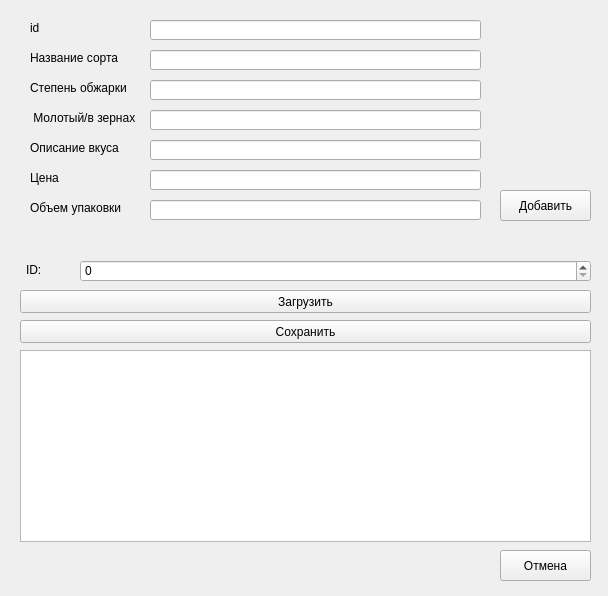
<?xml version="1.0" encoding="UTF-8"?>
<ui version="4.0">
 <class>Form</class>
 <widget class="QWidget" name="Form">
  <property name="geometry">
   <rect>
    <x>0</x>
    <y>0</y>
    <width>608</width>
    <height>596</height>
   </rect>
  </property>
  <property name="windowTitle">
   <string>Form</string>
  </property>
  <widget class="QPushButton" name="pushButton">
   <property name="geometry">
    <rect>
     <x>500</x>
     <y>190</y>
     <width>91</width>
     <height>31</height>
    </rect>
   </property>
   <property name="text">
    <string>Добавить</string>
   </property>
  </widget>
  <widget class="QPushButton" name="pushButton_2">
   <property name="geometry">
    <rect>
     <x>500</x>
     <y>550</y>
     <width>91</width>
     <height>31</height>
    </rect>
   </property>
   <property name="text">
    <string>Отмена</string>
   </property>
  </widget>
  <widget class="QLabel" name="label_8">
   <property name="geometry">
    <rect>
     <x>26</x>
     <y>260</y>
     <width>51</width>
     <height>20</height>
    </rect>
   </property>
   <property name="text">
    <string>ID:</string>
   </property>
  </widget>
  <widget class="QSpinBox" name="spinBox">
   <property name="geometry">
    <rect>
     <x>80</x>
     <y>260</y>
     <width>511</width>
     <height>22</height>
    </rect>
   </property>
  </widget>
  <widget class="QPushButton" name="pushButton_3">
   <property name="geometry">
    <rect>
     <x>20</x>
     <y>290</y>
     <width>571</width>
     <height>23</height>
    </rect>
   </property>
   <property name="text">
    <string>Загрузить</string>
   </property>
  </widget>
  <widget class="QPushButton" name="pushButton_4">
   <property name="geometry">
    <rect>
     <x>20</x>
     <y>320</y>
     <width>571</width>
     <height>23</height>
    </rect>
   </property>
   <property name="text">
    <string>Сохранить</string>
   </property>
  </widget>
  <widget class="QTableWidget" name="tableWidget">
   <property name="geometry">
    <rect>
     <x>20</x>
     <y>350</y>
     <width>571</width>
     <height>192</height>
    </rect>
   </property>
  </widget>
  <widget class="QLineEdit" name="lineEdit">
   <property name="geometry">
    <rect>
     <x>150</x>
     <y>20</y>
     <width>331</width>
     <height>20</height>
    </rect>
   </property>
  </widget>
  <widget class="QLabel" name="label">
   <property name="geometry">
    <rect>
     <x>30</x>
     <y>20</y>
     <width>91</width>
     <height>16</height>
    </rect>
   </property>
   <property name="text">
    <string>id</string>
   </property>
  </widget>
  <widget class="QLineEdit" name="lineEdit_2">
   <property name="geometry">
    <rect>
     <x>150</x>
     <y>50</y>
     <width>331</width>
     <height>20</height>
    </rect>
   </property>
  </widget>
  <widget class="QLabel" name="label_2">
   <property name="geometry">
    <rect>
     <x>30</x>
     <y>50</y>
     <width>101</width>
     <height>16</height>
    </rect>
   </property>
   <property name="text">
    <string>Название сорта</string>
   </property>
  </widget>
  <widget class="QLineEdit" name="lineEdit_3">
   <property name="geometry">
    <rect>
     <x>150</x>
     <y>80</y>
     <width>331</width>
     <height>20</height>
    </rect>
   </property>
  </widget>
  <widget class="QLabel" name="label_3">
   <property name="geometry">
    <rect>
     <x>30</x>
     <y>80</y>
     <width>111</width>
     <height>16</height>
    </rect>
   </property>
   <property name="text">
    <string>Степень обжарки</string>
   </property>
  </widget>
  <widget class="QLineEdit" name="lineEdit_4">
   <property name="geometry">
    <rect>
     <x>150</x>
     <y>110</y>
     <width>331</width>
     <height>20</height>
    </rect>
   </property>
  </widget>
  <widget class="QLabel" name="label_4">
   <property name="geometry">
    <rect>
     <x>30</x>
     <y>110</y>
     <width>111</width>
     <height>16</height>
    </rect>
   </property>
   <property name="text">
    <string> Молотый/в зернах</string>
   </property>
  </widget>
  <widget class="QLineEdit" name="lineEdit_5">
   <property name="geometry">
    <rect>
     <x>150</x>
     <y>140</y>
     <width>331</width>
     <height>20</height>
    </rect>
   </property>
  </widget>
  <widget class="QLabel" name="label_5">
   <property name="geometry">
    <rect>
     <x>30</x>
     <y>140</y>
     <width>111</width>
     <height>16</height>
    </rect>
   </property>
   <property name="text">
    <string>Описание вкуса</string>
   </property>
  </widget>
  <widget class="QLineEdit" name="lineEdit_6">
   <property name="geometry">
    <rect>
     <x>150</x>
     <y>170</y>
     <width>331</width>
     <height>20</height>
    </rect>
   </property>
  </widget>
  <widget class="QLabel" name="label_6">
   <property name="geometry">
    <rect>
     <x>30</x>
     <y>170</y>
     <width>41</width>
     <height>16</height>
    </rect>
   </property>
   <property name="text">
    <string>Цена</string>
   </property>
  </widget>
  <widget class="QLineEdit" name="lineEdit_7">
   <property name="geometry">
    <rect>
     <x>150</x>
     <y>200</y>
     <width>331</width>
     <height>20</height>
    </rect>
   </property>
  </widget>
  <widget class="QLabel" name="label_7">
   <property name="geometry">
    <rect>
     <x>30</x>
     <y>200</y>
     <width>111</width>
     <height>16</height>
    </rect>
   </property>
   <property name="text">
    <string>Объем упаковки</string>
   </property>
  </widget>
 </widget>
 <resources/>
 <connections/>
</ui>
